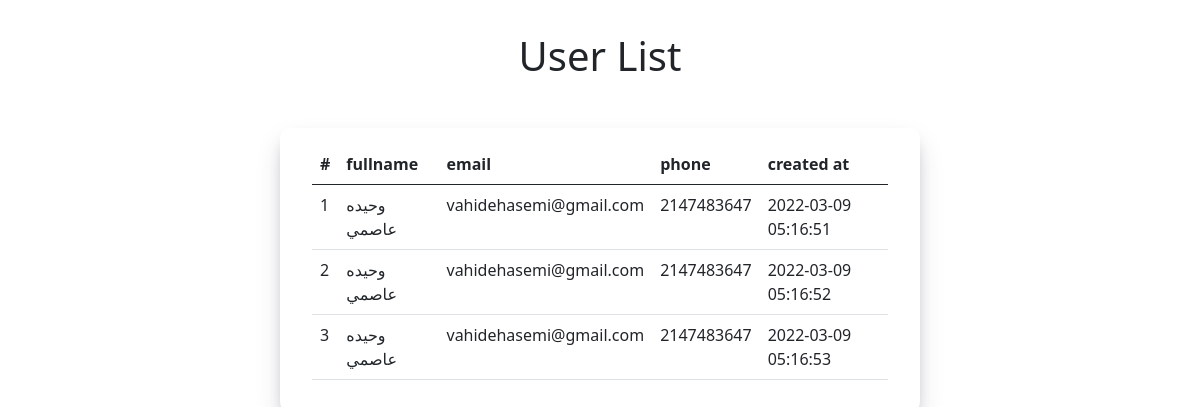
/harmony-landing/users.php, run on the app's committed database.
### tables this page shows
CREATE TABLE `users` (
  `id` int(11) NOT NULL,
  `fullname` varchar(255) NOT NULL,
  `phone` int(11) NOT NULL,
  `email` varchar(255) NOT NULL,
  `created_at` timestamp NOT NULL DEFAULT current_timestamp() ON UPDATE current_timestamp()
);

### harmony-landing/users.php (the view, shortened to what this page needs)
<?php require './db.php' ?>
<!DOCTYPE html>
<html lang="en">
<head>
    <link href="./assets/css/bootstrap.min.css" rel="stylesheet" />
    <link href="./assets/css/form.css" rel="stylesheet" />
</head>
<body>
    <div class="text-center tableTitle">
        <h1>User List</h1>
    </div>
    <div class="container">
        <div class="tableBox">
            <table class="table table-hover">
                <thead>
                    <tr>
                        <th>#</th>
                        <th>fullname</th>
                        <th>email</th>
                        <th>phone</th>
                        <th>created at</th>
                    </tr>
                </thead>
                <tbody>
                    <?php
                    $sql = "SELECT * FROM users";
                    $result = mysqli_query($con, $sql);
                    if (mysqli_num_rows($result) > 0) {
                        while ($row = mysqli_fetch_assoc($result)) {
                             ?>
                                <tr>
                                   <td><?php echo $row['id'] ?></td>
                                   <td><?php echo $row['fullname'] ?></td>
                                   <td><?php echo $row['email'] ?></td>
                                   <td><?php echo $row['phone'] ?></td>
                                   <td><?php echo $row['created_at'] ?></td>
                                </tr>
                             <?php
                        }
                    }
                    ?>
                </tbody>
            </table>
        </div>
    </div>
</body>
</html>

### harmony-landing/assets/css/form.css (style rules this page uses)
html, body { width: 100%; }
.tableBox { max-width: 40rem; margin: 3rem auto; padding: 1rem 2rem ; border-radius: 10px; box-shadow: rgba(50, 50, 93, 0.25) 0px 13px 27px -5px, rgba(0, 0, 0, 0.3) 0px 8px 16px -8px; }
.tableTitle { margin: 2rem auto; }

### data on the page
users: id "1", fullname "وحيده عاصمي", email "vahidehasemi@gmail.com", phone "2147483647", created_at "2022-03-09 05:16:51"
users: id "2", fullname "وحيده عاصمي", email "vahidehasemi@gmail.com", phone "2147483647", created_at "2022-03-09 05:16:52"
users: id "3", fullname "وحيده عاصمي", email "vahidehasemi@gmail.com", phone "2147483647", created_at "2022-03-09 05:16:53"
